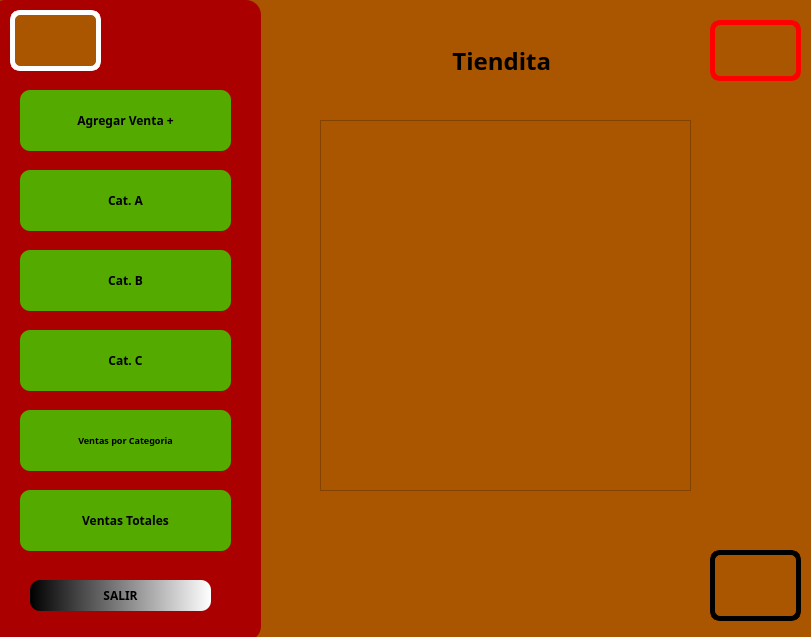
<?xml version="1.0" encoding="UTF-8"?>
<ui version="4.0">
 <class>Dialog</class>
 <widget class="QDialog" name="Dialog">
  <property name="geometry">
   <rect>
    <x>0</x>
    <y>0</y>
    <width>811</width>
    <height>637</height>
   </rect>
  </property>
  <property name="windowTitle">
   <string>Dialog</string>
  </property>
  <property name="styleSheet">
   <string notr="true">background-color: rgb(170, 85, 0);</string>
  </property>
  <widget class="QLabel" name="label">
   <property name="geometry">
    <rect>
     <x>340</x>
     <y>20</y>
     <width>211</width>
     <height>81</height>
    </rect>
   </property>
   <property name="font">
    <font>
     <family>Rockwell Extra Bold</family>
     <pointsize>18</pointsize>
     <weight>75</weight>
     <bold>true</bold>
    </font>
   </property>
   <property name="text">
    <string>Tiendita</string>
   </property>
   <property name="alignment">
    <set>Qt::AlignRight|Qt::AlignTrailing|Qt::AlignVCenter</set>
   </property>
  </widget>
  <widget class="QLabel" name="label_5">
   <property name="geometry">
    <rect>
     <x>710</x>
     <y>550</y>
     <width>91</width>
     <height>71</height>
    </rect>
   </property>
   <property name="styleSheet">
    <string notr="true">border: 5px solid black;
border-radius: 10px;</string>
   </property>
   <property name="text">
    <string/>
   </property>
   <property name="pixmap">
    <pixmap resource="../../recursos.qrc">:/Logos/Imagenes/equipo.jpeg</pixmap>
   </property>
   <property name="scaledContents">
    <bool>true</bool>
   </property>
  </widget>
  <widget class="QPushButton" name="btn_CatA">
   <property name="geometry">
    <rect>
     <x>20</x>
     <y>170</y>
     <width>211</width>
     <height>61</height>
    </rect>
   </property>
   <property name="font">
    <font>
     <family>Rockwell Extra Bold</family>
     <pointsize>9</pointsize>
     <weight>75</weight>
     <bold>true</bold>
    </font>
   </property>
   <property name="styleSheet">
    <string notr="true">background-color: rgb(85, 170, 0);
border: 5px;
border-radius: 10px;</string>
   </property>
   <property name="text">
    <string>Cat. A</string>
   </property>
  </widget>
  <widget class="QLabel" name="label_4">
   <property name="geometry">
    <rect>
     <x>710</x>
     <y>20</y>
     <width>91</width>
     <height>61</height>
    </rect>
   </property>
   <property name="styleSheet">
    <string notr="true">border: 5px solid red;
border-radius: 10px;</string>
   </property>
   <property name="text">
    <string/>
   </property>
   <property name="pixmap">
    <pixmap resource="../../recursos.qrc">:/Logos/Imagenes/logo fians.jpg</pixmap>
   </property>
   <property name="scaledContents">
    <bool>true</bool>
   </property>
  </widget>
  <widget class="QLabel" name="label_3">
   <property name="geometry">
    <rect>
     <x>10</x>
     <y>10</y>
     <width>91</width>
     <height>61</height>
    </rect>
   </property>
   <property name="styleSheet">
    <string notr="true">border: 5px solid white;
border-radius: 10px;</string>
   </property>
   <property name="text">
    <string/>
   </property>
   <property name="pixmap">
    <pixmap resource="../../recursos.qrc">:/Logos/Imagenes/logo uat.jpg</pixmap>
   </property>
   <property name="scaledContents">
    <bool>true</bool>
   </property>
  </widget>
  <widget class="QLabel" name="label_6">
   <property name="geometry">
    <rect>
     <x>-10</x>
     <y>0</y>
     <width>271</width>
     <height>641</height>
    </rect>
   </property>
   <property name="styleSheet">
    <string notr="true">background-color: rgb(170, 0, 0);
border-radius: 15px;</string>
   </property>
   <property name="text">
    <string/>
   </property>
  </widget>
  <widget class="QPushButton" name="btn_CatB">
   <property name="geometry">
    <rect>
     <x>20</x>
     <y>250</y>
     <width>211</width>
     <height>61</height>
    </rect>
   </property>
   <property name="font">
    <font>
     <family>Rockwell Extra Bold</family>
     <pointsize>9</pointsize>
     <weight>75</weight>
     <bold>true</bold>
    </font>
   </property>
   <property name="styleSheet">
    <string notr="true">background-color: rgb(85, 170, 0);
border: 5px;
border-radius: 10px;</string>
   </property>
   <property name="text">
    <string>Cat. B</string>
   </property>
  </widget>
  <widget class="QPushButton" name="btn_CatC">
   <property name="geometry">
    <rect>
     <x>20</x>
     <y>330</y>
     <width>211</width>
     <height>61</height>
    </rect>
   </property>
   <property name="font">
    <font>
     <family>Rockwell Extra Bold</family>
     <pointsize>9</pointsize>
     <weight>75</weight>
     <bold>true</bold>
    </font>
   </property>
   <property name="styleSheet">
    <string notr="true">background-color: rgb(85, 170, 0);
border: 5px;
border-radius: 10px;</string>
   </property>
   <property name="text">
    <string>Cat. C</string>
   </property>
  </widget>
  <widget class="QPushButton" name="btn_ventaxcategoria">
   <property name="geometry">
    <rect>
     <x>20</x>
     <y>410</y>
     <width>211</width>
     <height>61</height>
    </rect>
   </property>
   <property name="font">
    <font>
     <family>Rockwell Extra Bold</family>
     <pointsize>7</pointsize>
     <weight>75</weight>
     <bold>true</bold>
    </font>
   </property>
   <property name="styleSheet">
    <string notr="true">background-color: rgb(85, 170, 0);
border: 5px;
border-radius: 10px;</string>
   </property>
   <property name="text">
    <string>Ventas por Categoria</string>
   </property>
  </widget>
  <widget class="QPushButton" name="btn_Salir">
   <property name="geometry">
    <rect>
     <x>30</x>
     <y>580</y>
     <width>181</width>
     <height>31</height>
    </rect>
   </property>
   <property name="font">
    <font>
     <family>Rockwell Extra Bold</family>
     <pointsize>9</pointsize>
     <weight>75</weight>
     <bold>true</bold>
    </font>
   </property>
   <property name="toolTip">
    <string>&lt;html&gt;&lt;head/&gt;&lt;body&gt;&lt;p&gt;&lt;span style=&quot; color:#ffffff;&quot;&gt;Salir&lt;/span&gt;&lt;/p&gt;&lt;/body&gt;&lt;/html&gt;</string>
   </property>
   <property name="whatsThis">
    <string>&lt;html&gt;&lt;head/&gt;&lt;body&gt;&lt;p&gt;&lt;span style=&quot; color:#ffffff;&quot;&gt;Salir&lt;/span&gt;&lt;/p&gt;&lt;/body&gt;&lt;/html&gt;</string>
   </property>
   <property name="styleSheet">
    <string notr="true">background-color: qlineargradient(spread:pad, x1:0, y1:0, x2:1, y2:0, stop:0 rgba(0, 0, 0, 255), stop:1 rgba(255, 255, 255, 255));
border: 5px;
border-radius: 10px;</string>
   </property>
   <property name="text">
    <string>SALIR</string>
   </property>
  </widget>
  <widget class="QPushButton" name="btn_NuevaVenta">
   <property name="geometry">
    <rect>
     <x>20</x>
     <y>90</y>
     <width>211</width>
     <height>61</height>
    </rect>
   </property>
   <property name="font">
    <font>
     <family>Rockwell Extra Bold</family>
     <pointsize>9</pointsize>
     <weight>75</weight>
     <bold>true</bold>
    </font>
   </property>
   <property name="styleSheet">
    <string notr="true">background-color: rgb(85, 170, 0);
border: 5px;
border-radius: 10px;</string>
   </property>
   <property name="text">
    <string>Agregar Venta +</string>
   </property>
  </widget>
  <widget class="QListWidget" name="datos">
   <property name="geometry">
    <rect>
     <x>320</x>
     <y>120</y>
     <width>371</width>
     <height>371</height>
    </rect>
   </property>
   <property name="font">
    <font>
     <family>Rockwell Extra Bold</family>
     <pointsize>10</pointsize>
     <weight>75</weight>
     <bold>true</bold>
    </font>
   </property>
  </widget>
  <widget class="QPushButton" name="btn_vtotal">
   <property name="geometry">
    <rect>
     <x>20</x>
     <y>490</y>
     <width>211</width>
     <height>61</height>
    </rect>
   </property>
   <property name="font">
    <font>
     <family>Rockwell Extra Bold</family>
     <pointsize>9</pointsize>
     <weight>75</weight>
     <bold>true</bold>
    </font>
   </property>
   <property name="styleSheet">
    <string notr="true">background-color: rgb(85, 170, 0);
border: 5px;
border-radius: 10px;</string>
   </property>
   <property name="text">
    <string>Ventas Totales</string>
   </property>
  </widget>
  <zorder>label_6</zorder>
  <zorder>label</zorder>
  <zorder>label_5</zorder>
  <zorder>btn_CatA</zorder>
  <zorder>label_4</zorder>
  <zorder>label_3</zorder>
  <zorder>btn_CatB</zorder>
  <zorder>btn_CatC</zorder>
  <zorder>btn_ventaxcategoria</zorder>
  <zorder>btn_Salir</zorder>
  <zorder>btn_NuevaVenta</zorder>
  <zorder>datos</zorder>
  <zorder>btn_vtotal</zorder>
 </widget>
 <resources>
  <include location="../../recursos.qrc"/>
 </resources>
 <connections/>
</ui>
